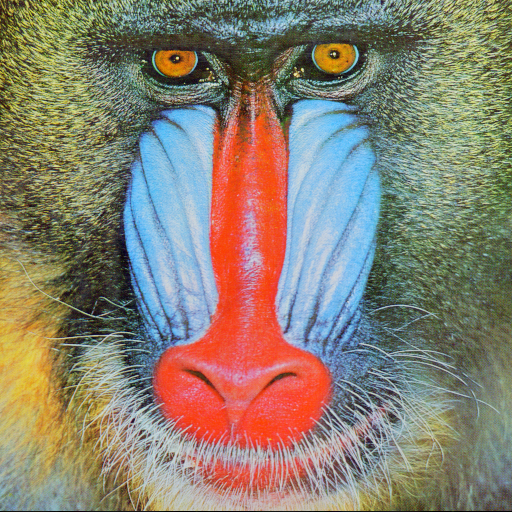
#> input picture [Trab01] Estenografia/baboon.png, 512 x 512 px
$ jupyter execute estenografia.ipynb
#> lines starting #> are read from the running program, lines starting #| are printed output that depends on the picture; after the words box and inside, x2 and y2 are one past the last pixel; in counts of white or black regions, pixels touching at a corner belong together
[cell 1]
import cv2
import numpy as np
import matplotlib.pyplot as plt

[cell 2]
def mostrar_imagem(imagem, titulo, colorMap = None):
    if colorMap is not None:
        plt.imshow(imagem, cmap=colorMap)
    else:
        plt.imshow(imagem)
    plt.title(titulo)
    plt.show()

[cell 3]
img = cv2.imread("baboon.png")
#> img is the input picture: shape (512, 512, 3); mean B, G, R 113.1, 128.9, 137.4
imagem = cv2.cvtColor(img, cv2.COLOR_BGR2RGB)
plt.imshow(imagem)
plt.title('my picture')
plt.show()

[cell 4]
(canalVermelho, canalVerde, canalAzul) = cv2.split(imagem)
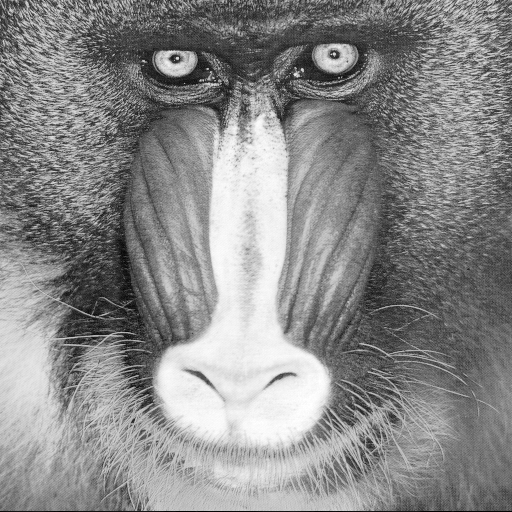
#> canalVermelho: shape (512, 512); min 0, max 255, mean 137.4
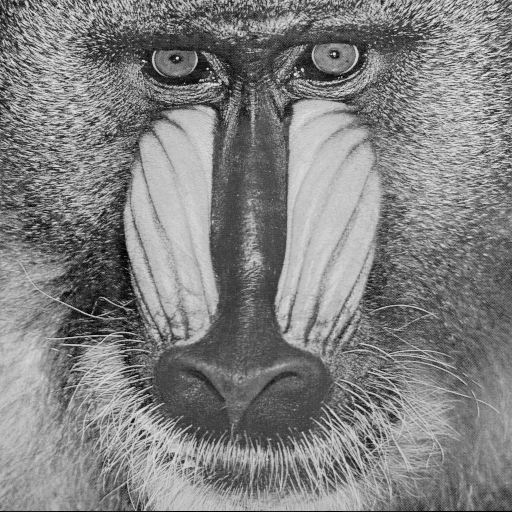
#> canalVerde: shape (512, 512); min 0, max 236, mean 128.9
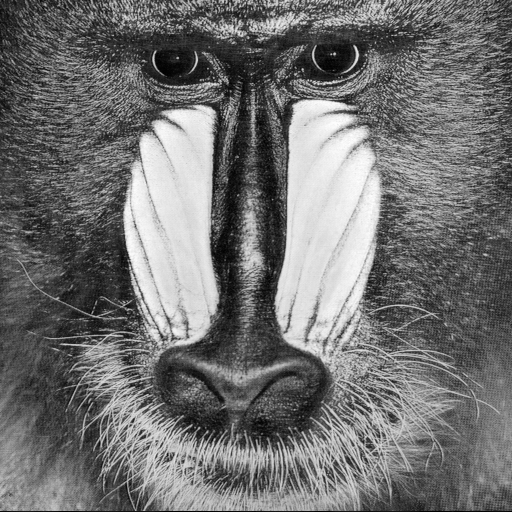
#> canalAzul: shape (512, 512); min 0, max 255, mean 113.1
print("Imagem", imagem.shape)
#| Imagem (512, 512, 3)
print(imagem[0,0])
#| [164 150  71]
print("Canal Vermelho", canalVermelho.shape)
#| Canal Vermelho (512, 512)
print(canalVermelho[0,0])
#| 164
mostrar_imagem(canalVermelho, "Canal Vermelho", "gray")
mostrar_imagem(canalVerde, "Canal Verde","gray")
mostrar_imagem(canalAzul, "Canal Azul", "gray")

[cell 5]
resultado = cv2.merge([canalVermelho, canalVerde, canalAzul])
mostrar_imagem(resultado, "Imagem Original")

[cell 6]
zeros = np.zeros(imagem.shape[:2], dtype = "uint8")
print(imagem.shape)
#| (512, 512, 3)
print(imagem.shape[:2])
#| (512, 512)
print(zeros)
#> (printed output is left out)
img_vermelho = cv2.merge([canalVermelho,zeros, zeros])
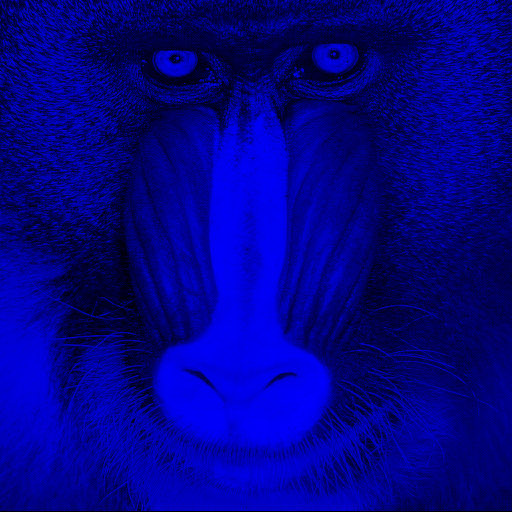
#> img_vermelho: shape (512, 512, 3); mean of channels 0, 1, 2 137.4, 0, 0; drawn as B, G, R
img_verde = cv2.merge([zeros, canalVerde, zeros])
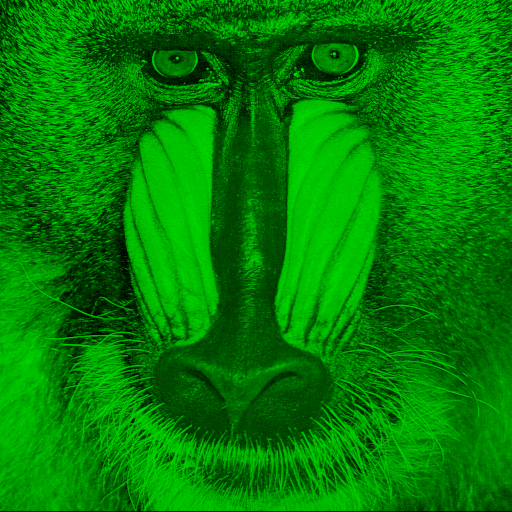
#> img_verde: shape (512, 512, 3); mean of channels 0, 1, 2 0, 128.9, 0; drawn as B, G, R
img_azul = cv2.merge([zeros, zeros, canalAzul])
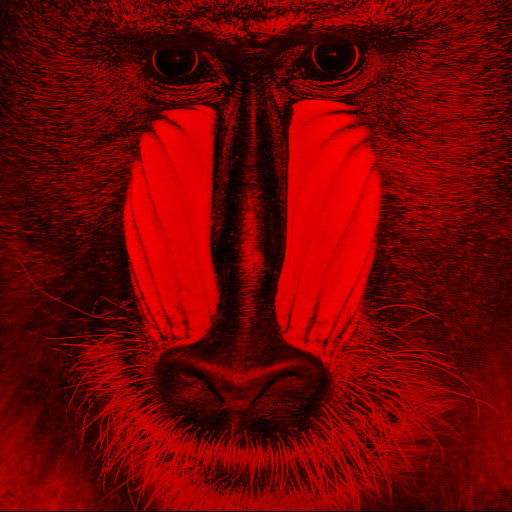
#> img_azul: shape (512, 512, 3); mean of channels 0, 1, 2 0, 0, 113.1; drawn as B, G, R
# mostrar_imagem(img_vermelho, "Canal Vermelho")
# mostrar_imagem(img_verde, "Canal Verde")
# mostrar_imagem(img_azul, "Canal Azul")

# mostra as imagens uma ao lado das outras sem os eixos usando ax e fig
fig, ax = plt.subplots(2, 3, figsize=(15, 5))
ax[0, 0].imshow(imagem)
ax[0, 0].set_title("Imagem Original")
ax[0, 0].axis('off')
ax[0, 1].imshow(img_vermelho)
ax[0, 1].set_title("Canal Vermelho")
ax[0, 1].axis('off')
ax[0, 2].imshow(img_verde)
ax[0, 2].set_title("Canal Verde")
ax[0, 2].axis('off')
ax[1, 0].imshow(img_azul)
ax[1, 0].set_title("Canal Azul")
ax[1, 0].axis('off')
ax[1, 1].imshow(canalVermelho, cmap="gray")
ax[1, 1].set_title("Canal Vermelho")
ax[1, 1].axis('off')
ax[1, 2].imshow(canalVerde, cmap="gray")
ax[1, 2].set_title("Canal Verde")
ax[1, 2].axis('off')

plt.show()

[cell 7]
# primeiro pixel do canal vermelho
pixel = canalVermelho[0, 0]
#> pixel = 164
print(pixel)
#| 164
# converter pixel para binário
pixel_binario = bin(pixel)
#> pixel_binario = '0b10100100'
#print(type(pixel_binario))
print(pixel_binario)
#| 0b10100100

# pegar o bit 0, 1, 2 e 7
bit0 = (pixel & 0b00000001)
#> bit0 = 0
bit1 = (pixel & 0b00000010) >> 1
#> bit1 = 0
bit2 = (pixel & 0b00000100) >> 2
#> bit2 = 1
bit7 = (pixel & 0b10000000) >> 7
#> bit7 = 1
print(bit7, bit2, bit1, bit0)
#| 1 1 0 0
print(type(bit7))
#| <class 'numpy.int64'>

[cell 8]
img_bit7 = (canalVermelho & 0b10000000) >> 7
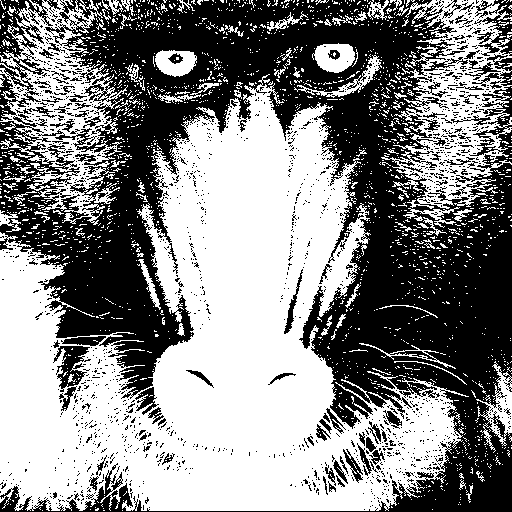
#> img_bit7: shape (512, 512); values 0 (black) and 1 (white), 53% white; 1689 black regions (1590 under 20 px), largest, box (x1, y1, x2, y2) and area: (0, 0, 512, 512) 108017, (0, 0, 53, 121) 2472, (474, 0, 512, 56) 924
#img_bit7 = img_bit7.astype(bool)
mostrar_imagem(img_bit7, "Bit 7", "Reds")
print(type(img_bit7[0,0]))
#| <class 'numpy.uint8'>
print(img_bit7)
#> (printed output is left out)
# img_bit7 = (canalVermelho & 0b10000000)
# mostrar_imagem(img_bit7, "Bit 7", "gray")

[cell 9]
img_bit6 = (canalVermelho & 0b00000001) >> 0
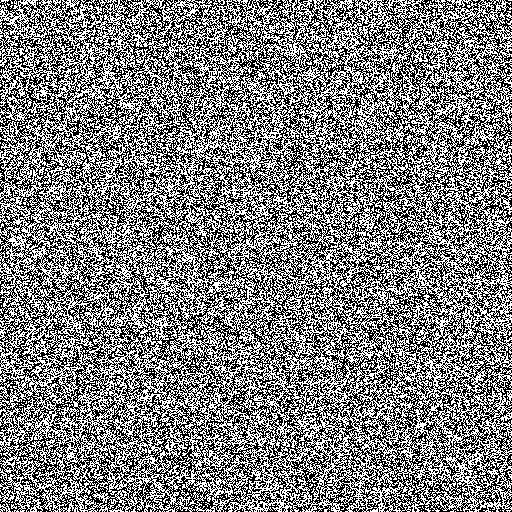
#> img_bit6: shape (512, 512); values 0 (black) and 1 (white), 50.1% white; black in thin lines or dots
#img_bit7 = img_bit7.astype(bool)
mostrar_imagem(img_bit6, "Bit 6", "Reds")
print(type(img_bit6[0,0]))
#| <class 'numpy.uint8'>
print(img_bit6)
#> (printed output is left out)
# img_bit7 = (canalVermelho & 0b10000000)
# mostrar_imagem(img_bit7, "Bit 7", "gray")

$ run again, with [Trab01] Estenografia/peppers.png copied over [Trab01] Estenografia/baboon.png
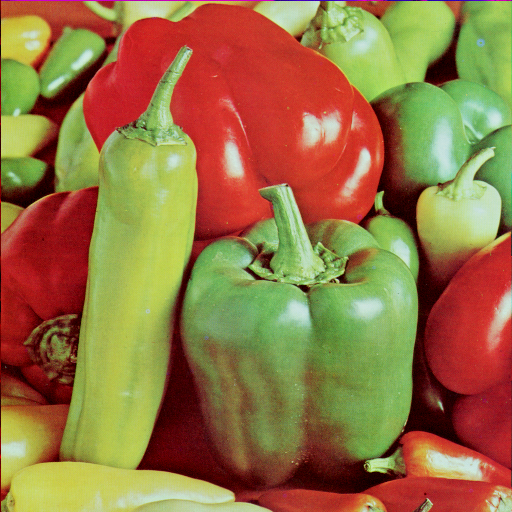
#> input picture [Trab01] Estenografia/peppers.png, 512 x 512 px
#> img is the input picture: shape (512, 512, 3); mean B, G, R 66.5, 115.6, 149.8
#| Imagem (512, 512, 3)
#| [101   0   0]
#| Canal Vermelho (512, 512)
#| 101
#| (512, 512, 3)
#| (512, 512)
#> (printed output is left out)
#> pixel = 101
#| 101
#> pixel_binario = '0b1100101'
#| 0b1100101
#> bit0 = 1
#> bit1 = 0
#> bit2 = 1
#> bit7 = 0
#| 0 1 0 1
#| <class 'numpy.int64'>
#> `img_bit7 = (canalVermelho & 0b10000000) >> 7`:
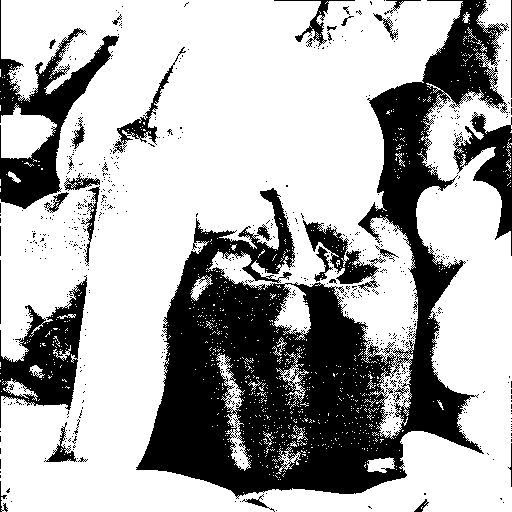
#> img_bit7: shape (512, 512); values 0 (black) and 1 (white), 67.9% white; 652 black regions (619 under 20 px), largest, box (x1, y1, x2, y2) and area: (136, 0, 509, 499) 61973, (0, 0, 119, 209) 6902, (0, 275, 87, 428) 5474
#| <class 'numpy.uint8'>
#> (printed output is left out)
#> `img_bit6 = (canalVermelho & 0b00000001) >> 0`:
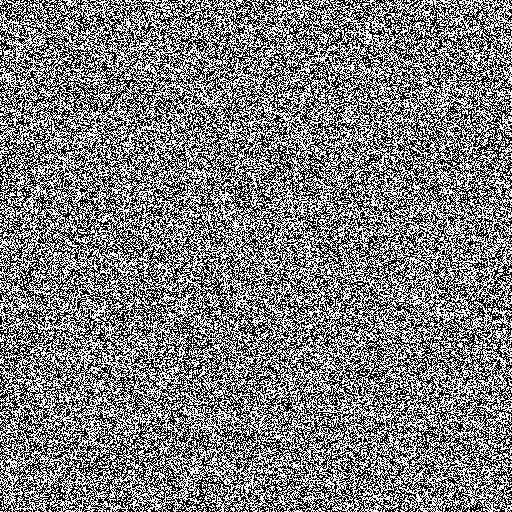
#> img_bit6: shape (512, 512); values 0 (black) and 1 (white), 49.4% white in thin lines or dots
#| <class 'numpy.uint8'>
#> (printed output is left out)
